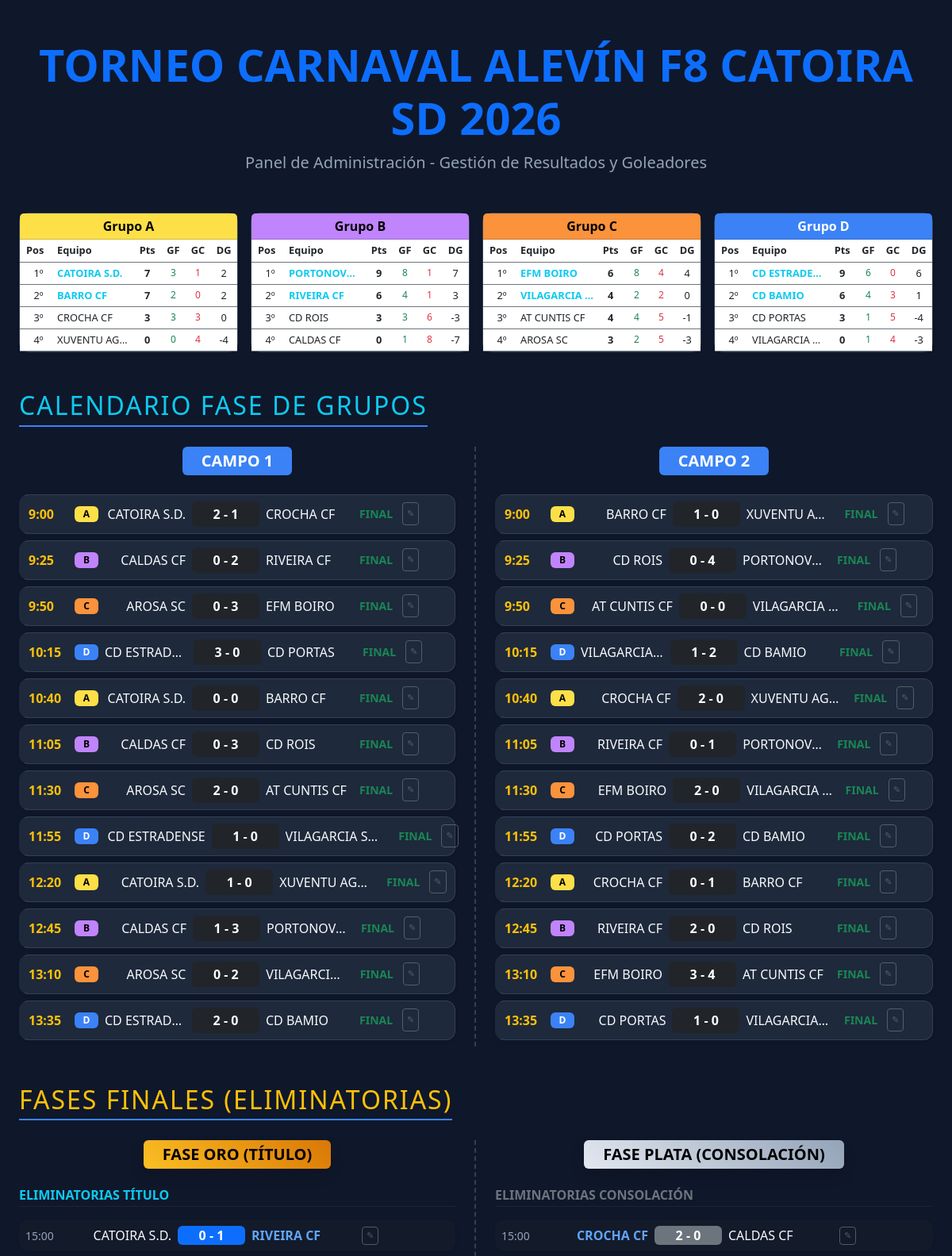
Page /torneo/1 (upper part) on the committed database.
### app.py (models this page shows)
class Torneo(db.Model):
    id = db.Column(db.Integer, primary_key=True)
    nombre = db.Column(db.String(100), nullable=False)
    grupos = db.relationship('Grupo', backref='torneo', lazy=True, cascade="all, delete-orphan")

class Grupo(db.Model):
    id = db.Column(db.Integer, primary_key=True)
    nombre = db.Column(db.String(50), nullable=False)
    equipos = db.Column(db.Text, nullable=False)
    torneo_id = db.Column(db.Integer, db.ForeignKey('torneo.id'), nullable=False)
    partidos = db.relationship('Partido', backref='grupo', lazy=True, cascade="all, delete-orphan")

class Partido(db.Model):
    id = db.Column(db.Integer, primary_key=True)
    equipo1 = db.Column(db.String(100))
    equipo2 = db.Column(db.String(100))
    goles1 = db.Column(db.Integer, default=0)
    goles2 = db.Column(db.Integer, default=0)
    ganador_penaltis = db.Column(db.String(100), nullable=True)
    hora = db.Column(db.String(10))
    numero_campo = db.Column(db.Integer, default=1)
    en_curso = db.Column(db.Boolean, default=False)
    finalizado = db.Column(db.Boolean, default=False)
    codigo_partido = db.Column(db.String(10), nullable=True)
    grupo_id = db.Column(db.Integer, db.ForeignKey('grupo.id'), nullable=False)
    inicio_ts = db.Column(db.Integer, default=0)
    segundos_transcurridos = db.Column(db.Integer, default=0)
    esta_pausado = db.Column(db.Boolean, default=True)
    eventos = db.relationship('EventoGol', backref='partido', lazy=True, cascade="all, delete-orphan")

### app.py (the view)
@app.route('/torneo/<int:t_id>')
def ver_torneo(t_id):
    t = Torneo.query.get_or_404(t_id)
    actualizar_cruces_eliminatorias(t_id)
    tablas = obtener_tablas(t_id)
    top_g = Goleador.query.filter_by(torneo_id=t_id).order_by(Goleador.goles.desc()).limit(15).all()
    return render_template('torneo.html', t=t, tablas=tablas, top=top_g)

### templates/torneo.html (shortened to what this page needs)
<!DOCTYPE html>
<html lang="es">
<head>
    <link href="https://cdn.jsdelivr.net/npm/bootstrap@5.3.0/dist/css/bootstrap.min.css" rel="stylesheet">
</head>
<body>
    <div class="container-fluid py-5 px-4">
        <header class="text-center mb-5">
            <h1 class="display-4 fw-bold text-primary">{{ t.nombre }}</h1>
            <p class="lead text-muted-custom">Panel de Administración - Gestión de Resultados y Goleadores</p>
        </header>
        <div class="row g-3 mb-5">
            {% for g in t.grupos %}
                {% if "Grupo" in g.nombre and tablas[g.id] %}
                <div class="col-md-3">
                    <div class="card shadow-sm h-100">
                        <div class="card-header py-1 text-center fw-bold
                            {% if 'A' in g.nombre %}bg-grupo-a{% elif 'B' in g.nombre %}bg-grupo-b{% elif 'C' in g.nombre %}bg-grupo-c{% else %}bg-grupo-d{% endif %}">
                            {{ g.nombre }}
                        </div>
                        <div class="card-body p-0">
                            <table class="table table-sm mb-0" style="font-size: 0.8rem;">
                                <thead>
                                    <tr class="text-muted-custom border-bottom border-secondary">
                                        <th class="ps-2">Pos</th>
                                        <th>Equipo</th>
                                        <th class="text-center">Pts</th>
                                        <th class="text-center">GF</th>
                                        <th class="text-center">GC</th>
                                        <th class="text-center">DG</th>
                                    </tr>
                                </thead>
                                <tbody>
                                    {% for equipo, s in tablas[g.id] %}
                                    <tr class="border-bottom border-secondary">
                                        <td class="ps-2 text-center">{{ loop.index }}º</td>
                                        <td class="{% if loop.index <= 2 %}fw-bold text-info{% endif %} text-truncate" style="max-width: 80px;">{{ equipo }}</td>
                                        <td class="text-center fw-bold">{{ s.pts }}</td>
                                        <td class="text-center text-success" style="font-size: 0.75rem;">{{ s.gf }}</td>
                                        <td class="text-center text-danger" style="font-size: 0.75rem;">{{ s.gc }}</td>
                                        <td class="text-center">{{ s.gf - s.gc }}</td>
                                    </tr>
                                    {% endfor %}
                                </tbody>
                            </table>
                        </div>
                    </div>
                </div>
                {% endif %}
            {% endfor %}
        </div>
        <h2 class="section-title text-info">Calendario Fase de Grupos</h2>
        <div class="row mb-5">
            <div class="col-lg-6 col-divider pe-lg-4">
                <div class="text-center mb-4">
                    <span class="badge badge-campo px-4 py-2 fs-5">CAMPO 1</span>
                </div>
                {% set lista_final_c1 = [] %}
                {% for item in lista_final_c1|sort(attribute='h') %}
                {% set p = item.p %}
                {% set g = item.g %}
                <div class="card match-card mb-2 {% if p.en_curso %}en-curso{% endif %} shadow-sm">
                    <div class="card-body p-2 d-flex align-items-center">
                        <div class="fw-bold text-warning me-2" style="min-width: 50px;">{{ p.hora }}</div>
                        <div class="badge {% if 'A' in g.nombre %}bg-grupo-a{% elif 'B' in g.nombre %}bg-grupo-b{% elif 'C' in g.nombre %}bg-grupo-c{% else %}bg-grupo-d{% endif %} me-2" style="min-width: 30px;">
                            {{ g.nombre.split()[-1] }}
                        </div>
                        <div class="flex-grow-1 d-flex align-items-center">
                            <span class="text-end text-truncate flex-grow-1" style="flex-basis: 0;">{{ p.equipo1 }}</span>
                            <div class="score-container mx-2">
                                <span class="badge bg-dark fs-6 w-100 py-2">
                                    {% if p.finalizado or p.en_curso %}{{ p.goles1 }} - {{ p.goles2 }}{% else %}vs{% endif %}
                                </span>
                            </div>
                            <span class="text-start text-truncate flex-grow-1" style="flex-basis: 0;">{{ p.equipo2 }}</span>
                        </div>
                        <div class="ms-2 d-flex gap-1" style="min-width: 120px;">
                            {% if not p.finalizado %}
                                <a href="/partido/{{ p.id }}" class="btn btn-sm {% if p.en_curso %}btn-danger{% else %}btn-outline-primary{% endif %} flex-grow-1">
                                    {{ "LIVE" if p.en_curso else "INICIAR" }}
                                </a>
                            {% else %}
                                <span class="text-success small fw-bold px-2 py-1">FINAL</span>
                            {% endif %}
                            <a href="/editar_partido/{{ p.id }}" class="btn btn-sm btn-outline-secondary btn-edit d-flex align-items-center justify-content-center" title="Editar">✎</a>
                        </div>
                    </div>
                </div>
                {% endfor %}
            </div>
            <div class="col-lg-6 ps-lg-4">
                <div class="text-center mb-4">
                    <span class="badge badge-campo px-4 py-2 fs-5">CAMPO 2</span>
                </div>
                {% set lista_final_c2 = [] %}
                {% for item in lista_final_c2|sort(attribute='h') %}
                {% set p = item.p %}
                {% set g = item.g %}
                <div class="card match-card mb-2 {% if p.en_curso %}en-curso{% endif %} shadow-sm">
                    <div class="card-body p-2 d-flex align-items-center">
                        <div class="fw-bold text-warning me-2" style="min-width: 50px;">{{ p.hora }}</div>
                        <div class="badge {% if 'A' in g.nombre %}bg-grupo-a{% elif 'B' in g.nombre %}bg-grupo-b{% elif 'C' in g.nombre %}bg-grupo-c{% else %}bg-grupo-d{% endif %} me-2" style="min-width: 30px;">
                            {{ g.nombre.split()[-1] }}
                        </div>
                        <div class="flex-grow-1 d-flex align-items-center">
                            <span class="text-end text-truncate flex-grow-1" style="flex-basis: 0;">{{ p.equipo1 }}</span>
                            <div class="score-container mx-2">
                                <span class="badge bg-dark fs-6 w-100 py-2">
                                    {% if p.finalizado or p.en_curso %}{{ p.goles1 }} - {{ p.goles2 }}{% else %}vs{% endif %}
                                </span>
                            </div>
                            <span class="text-start text-truncate flex-grow-1" style="flex-basis: 0;">{{ p.equipo2 }}</span>
                        </div>
                        <div class="ms-2 d-flex gap-1" style="min-width: 120px;">
                            {% if not p.finalizado %}
                                <a href="/partido/{{ p.id }}" class="btn btn-sm {% if p.en_curso %}btn-danger{% else %}btn-outline-primary{% endif %} flex-grow-1">
                                    {{ "LIVE" if p.en_curso else "INICIAR" }}
                                </a>
                            {% else %}
                                <span class="text-success small fw-bold px-2 py-1">FINAL</span>
                            {% endif %}
                            <a href="/editar_partido/{{ p.id }}" class="btn btn-sm btn-outline-secondary btn-edit d-flex align-items-center justify-content-center" title="Editar">✎</a>
                        </div>
                    </div>
                </div>
                {% endfor %}
            </div>
        </div>
        <h2 class="section-title text-warning">Fases Finales (Eliminatorias)</h2>
        <div class="row">
            <div class="col-lg-6 col-divider pe-lg-4">
                <div class="text-center mb-4">
                    <span class="badge badge-oro px-4 py-2 fs-5 shadow">FASE ORO (TÍTULO)</span>
                </div>
                {% for fase in ["Eliminatorias Título", "Semifinales Título", "Final Título"] %}
                    {% for g in t.grupos if g.nombre == fase %}
                        <div class="mb-4">
                            <h6 class="text-info fw-bold mb-3 border-bottom border-dark pb-1">{{ g.nombre|upper }}</h6>
                            {% for p in g.partidos %}
                            <div class="card mb-2 border-0 bg-dark bg-opacity-25 shadow-sm">
                                <div class="card-body p-2 d-flex align-items-center">
                                    <div class="small text-muted-custom me-2" style="min-width: 45px;">{{ p.hora }}</div>
                                    <div class="flex-grow-1 d-flex align-items-center justify-content-between">
                                        <div class="text-end flex-grow-1 {% if p.finalizado and (p.goles1 > p.goles2 or p.ganador_penaltis == p.equipo1) %}clasificado-bold{% endif %}" style="flex-basis: 0;">
                                            {{ p.equipo1 }}
                                        </div>
                                        <div class="score-container mx-2">
                                            <span class="badge bg-primary fs-6 w-100 py-1">
                                                {% if p.finalizado or p.en_curso %}{{ p.goles1 }} - {{ p.goles2 }}{% else %}vs{% endif %}
                                            </span>
                                        </div>
                                        <div class="text-start flex-grow-1 {% if p.finalizado and (p.goles2 > p.goles1 or p.ganador_penaltis == p.equipo2) %}clasificado-bold{% endif %}" style="flex-basis: 0;">
                                            {{ p.equipo2 }}
                                        </div>
                                    </div>
                                    <div class="ms-2 d-flex gap-1" style="min-width: 110px;">
                                        <a href="/editar_partido/{{ p.id }}" class="btn btn-sm btn-outline-secondary btn-edit d-flex align-items-center justify-content-center">✎</a>
                                    </div>
                                </div>
                            </div>
                            {% endfor %}
                        </div>
                    {% endfor %}
                {% endfor %}
            </div>
            <div class="col-lg-6 ps-lg-4">
                <div class="text-center mb-4">
                    <span class="badge badge-plata px-4 py-2 fs-5 shadow">FASE PLATA (CONSOLACIÓN)</span>
                </div>
                {% for fase in ["Eliminatorias Consolación", "Semifinales Consolación", "Final Consolación"] %}
                    {% for g in t.grupos if g.nombre == fase %}
                        <div class="mb-4">
                            <h6 class="text-secondary fw-bold mb-3 border-bottom border-dark pb-1">{{ g.nombre|upper }}</h6>
                            {% for p in g.partidos %}
                            <div class="card mb-2 border-0 bg-dark bg-opacity-25 shadow-sm">
                                <div class="card-body p-2 d-flex align-items-center">
                                    <div class="small text-muted-custom me-2" style="min-width: 45px;">{{ p.hora }}</div>
                                    <div class="flex-grow-1 d-flex align-items-center justify-content-between">
                                        <div class="text-end flex-grow-1 {% if p.finalizado and (p.goles1 > p.goles2 or p.ganador_penaltis == p.equipo1) %}clasificado-bold{% endif %}" style="flex-basis: 0;">
                                            {{ p.equipo1 }}
                                        </div>
                                        <div class="score-container mx-2">
                                            <span class="badge bg-secondary fs-6 w-100 py-1">
                                                {% if p.finalizado or p.en_curso %}{{ p.goles1 }} - {{ p.goles2 }}{% else %}vs{% endif %}
                                            </span>
                                        </div>
                                        <div class="text-start flex-grow-1 {% if p.finalizado and (p.goles2 > p.goles1 or p.ganador_penaltis == p.equipo2) %}clasificado-bold{% endif %}" style="flex-basis: 0;">
                                            {{ p.equipo2 }}
                                        </div>
                                    </div>
                                    <div class="ms-2 d-flex gap-1" style="min-width: 110px;">
                                        <a href="/editar_partido/{{ p.id }}" class="btn btn-sm btn-outline-secondary btn-edit d-flex align-items-center justify-content-center">✎</a>
                                    </div>
                                </div>
                            </div>
                            {% endfor %}
                        </div>
                    {% endfor %}
                {% endfor %}
            </div>
        </div>
    </div>
</body>
</html>

### rows in the picture
Torneo: nombre "TORNEO CARNAVAL ALEVÍN F8 CATOIRA SD 2026"
Grupo: nombre "Grupo A", id "CROCHA CF" "XUVENTU AG…", pts "3" "0", gf "3" "0", gc "3" "4", gf "0" "-4", nombre "A", nombre "A", nombre "A"
Partido: equipo1 "CATOIRA S.D.", pts "7", gf "3", gc "1", s.gf-s.gc "2", hora "9:00", equipo1 "CATOIRA S.D.", goles1 "2", goles2 "1", equipo2 "CROCHA CF"
Partido: equipo2 "BARRO CF", pts "7", gf "2", gc "0", s.gf-s.gc "2"
Grupo: nombre "Grupo B", id "PORTONOV…" "CD ROIS" "CALDAS CF", pts "9" "3" "0", gf "8" "3" "1", gc "1" "6" "8", gf "7" "-3" "-7", nombre "B", nombre "B", nombre "B"
Partido: equipo2 "RIVEIRA CF", pts "6", gf "4", gc "1", s.gf-s.gc "3", hora "9:25", equipo1 "CALDAS CF", goles1 "0", goles2 "2", equipo2 "RIVEIRA CF"
Grupo: nombre "Grupo C", id "VILAGARCIA…" "AT CUNTIS CF" "AROSA SC", pts "4" "4" "3", gf "2" "4" "2", gc "2" "5" "5", gf "0" "-1" "-3", nombre "C", nombre "C", nombre "C"
Partido: equipo1 "EFM BOIRO", pts "6", gf "8", gc "4", s.gf-s.gc "4", hora "13:10", goles1 "3", goles2 "4", equipo2 "AT CUNTIS CF", finalizado "FINAL"
Grupo: nombre "Grupo D", id "CD ESTRADE…" "CD BAMIO" "CD PORTAS" "VILAGARCIA…", pts "9" "6" "3" "0", gf "6" "4" "1" "1", gc "0" "3" "5" "4", gf "6" "1" "-4" "-3", nombre "D"
Partido: hora "9:50", equipo1 "AROSA SC", goles1 "0", goles2 "3", equipo2 "EFM BOIRO"
Partido: hora "10:15", equipo1 "CD ESTRAD…", goles1 "3", goles2 "0", equipo2 "CD PORTAS", finalizado "FINAL"
Partido: hora "10:40", equipo1 "CATOIRA S.D.", goles1 "0", goles2 "0", equipo2 "BARRO CF", finalizado "FINAL"
Partido: hora "11:05", equipo1 "CALDAS CF", goles1 "0", goles2 "3", equipo2 "CD ROIS", finalizado "FINAL"
Partido: hora "11:30", equipo1 "AROSA SC", goles1 "2", goles2 "0", equipo2 "AT CUNTIS CF", finalizado "FINAL"
Partido: hora "11:55", equipo1 "CD ESTRADENSE", goles1 "1", goles2 "0", equipo2 "VILAGARCIA S…", finalizado "FINAL"
Partido: hora "12:20", equipo1 "CATOIRA S.D.", goles1 "1", goles2 "0", equipo2 "XUVENTU AG…", finalizado "FINAL"
Partido: hora "12:45", equipo1 "CALDAS CF", goles1 "1", goles2 "3", equipo2 "PORTONOV…", finalizado "FINAL"
Partido: hora "13:10", equipo1 "AROSA SC", goles1 "0", goles2 "2", equipo2 "VILAGARCI…", finalizado "FINAL"
Partido: hora "13:35", equipo1 "CD ESTRAD…", goles1 "2", goles2 "0", equipo2 "CD BAMIO", finalizado "FINAL"
Partido: hora "9:00", equipo1 "BARRO CF", goles1 "1", goles2 "0", equipo2 "XUVENTU A…"
Partido: hora "9:25", equipo1 "CD ROIS", goles1 "0", goles2 "4", equipo2 "PORTONOV…"
Partido: hora "9:50", equipo1 "AT CUNTIS CF", goles1 "0", goles2 "0", equipo2 "VILAGARCIA…"
Partido: hora "10:15", equipo1 "VILAGARCIA…", goles1 "1", goles2 "2", equipo2 "CD BAMIO", finalizado "FINAL"
Partido: hora "10:40", equipo1 "CROCHA CF", goles1 "2", goles2 "0", equipo2 "XUVENTU AG…", finalizado "FINAL"
Partido: hora "11:05", equipo1 "RIVEIRA CF", goles1 "0", goles2 "1", equipo2 "PORTONOV…", finalizado "FINAL"
Partido: hora "11:30", equipo1 "EFM BOIRO", goles1 "2", goles2 "0", equipo2 "VILAGARCIA…", finalizado "FINAL"
Partido: hora "11:55", equipo1 "CD PORTAS", goles1 "0", goles2 "2", equipo2 "CD BAMIO", finalizado "FINAL"
Partido: hora "12:20", equipo1 "CROCHA CF", goles1 "0", goles2 "1", equipo2 "BARRO CF", finalizado "FINAL"
Partido: hora "12:45", equipo1 "RIVEIRA CF", goles1 "2", goles2 "0", equipo2 "CD ROIS", finalizado "FINAL"
Partido: hora "13:35", equipo1 "CD PORTAS", goles1 "1", goles2 "0", equipo2 "VILAGARCIA…", finalizado "FINAL"
Grupo: nombre "ELIMINATORIAS TÍTULO"
Partido: hora "15:00", equipo1 "CATOIRA S.D.", goles1 "0", goles2 "1", equipo2 "RIVEIRA CF"
Grupo: nombre "ELIMINATORIAS CONSOLACIÓN"
Partido: hora "15:00", equipo1 "CROCHA CF", goles1 "2", goles2 "0", equipo2 "CALDAS CF"
